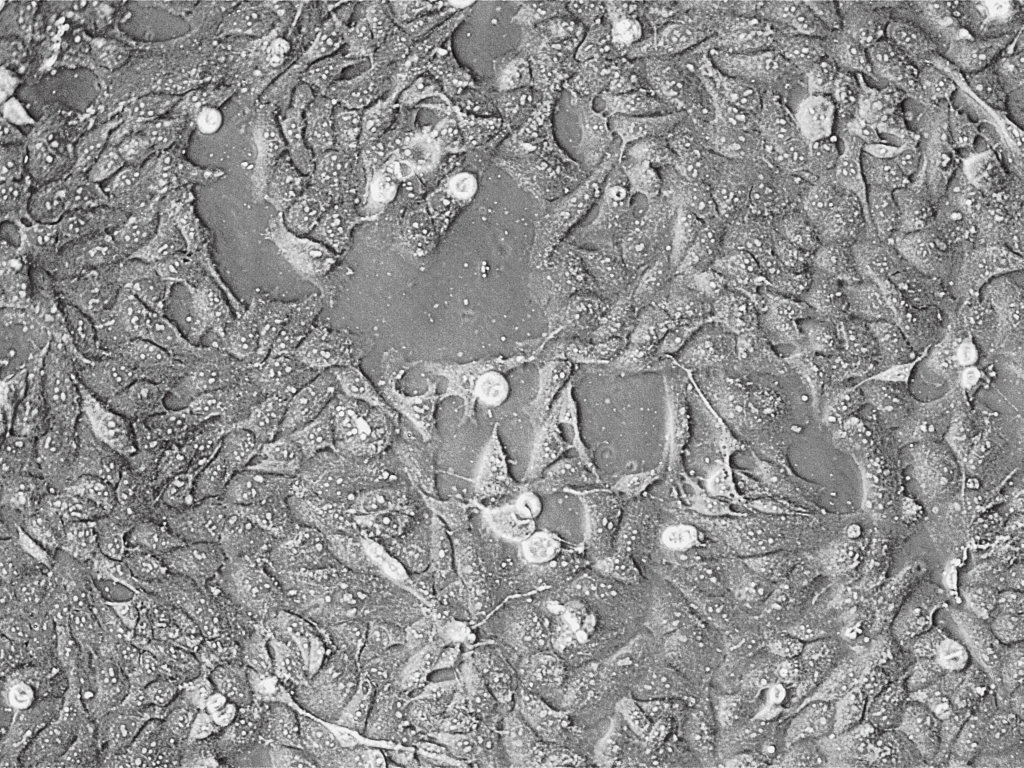
#> input picture data/kelly_auranofin/01) Kelly ctrl 2h.jpg, 2048 x 1536 px (shown at 1/2 size)
$ python -i 45hybrid_segmentation.py   (imports and definitions only)   (older library calls are emulated)
#> lines starting #> are read from the running program, lines starting #| are printed output that depends on the picture; after the words box and inside, x2 and y2 are one past the last pixel; in counts of white or black regions, pixels touching at a corner belong together
#!/usr/bin/env python3
"""
45hybrid_segmentation.py - Гибрид: берет лучшее из предыдущих версий
"""

import numpy as np
import cv2
from pathlib import Path
import pandas as pd
from tqdm import tqdm
import matplotlib.pyplot as plt
import warnings

# [1 line not run here, left out]


# [12 lines left out: function hybrid_preprocess, not called in this run]


def hybrid_segmentation(gray):
    """3 метода параллельно → выбираем лучший"""
    methods = []

    # Метод 1: Otsu (из первой версии)
    _, thresh1 = cv2.threshold(gray, 0, 255, cv2.THRESH_BINARY_INV + cv2.THRESH_OTSU)
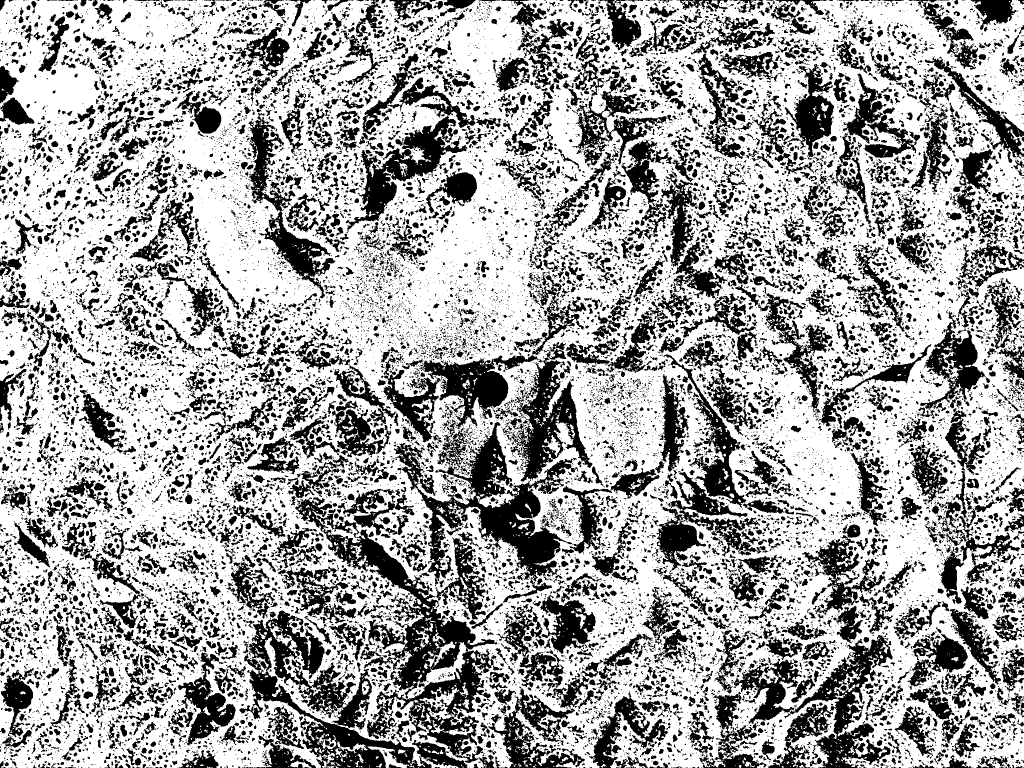
#> thresh1: shape (1536, 2048) (shown at 1/2 size); 65.2% white; 20323 black regions (15834 under 20 px), largest, box (x1, y1, x2, y2) and area: (590, 974, 1006, 1526) 46581, (787, 844, 1157, 1205) 35928, (479, 1220, 935, 1536) 34725
    kernel = cv2.getStructuringElement(cv2.MORPH_ELLIPSE, (7, 7))
    opened1 = cv2.morphologyEx(thresh1, cv2.MORPH_OPEN, kernel, iterations=1)
#> opened1: shape (1536, 2048); 48.4% white; 1793 white regions, largest, box (x1, y1, x2, y2) and area: (0, 0, 679, 1536) 428664, (1188, 0, 2048, 1409) 234652, (758, 250, 1097, 730) 78158
    methods.append(opened1)

    # Метод 2: Adaptive threshold
    thresh2 = cv2.adaptiveThreshold(gray, 255, cv2.ADAPTIVE_THRESH_GAUSSIAN_C,
                                    cv2.THRESH_BINARY_INV, 41, 15)
#> thresh2: shape (1536, 2048); 31% white; 29101 white regions (23355 under 20 px), largest, box (x1, y1, x2, y2) and area: (559, 940, 863, 1162) 6035, (534, 759, 763, 899) 5204, (1918, 51, 2048, 262) 4407
    methods.append(thresh2)

    # Метод 3: Local variance (phase contrast специфика)
    kernel_size = 15
    local_var = cv2.Laplacian(gray, cv2.CV_64F)
    local_var = np.uint8(np.absolute(local_var))
    _, thresh3 = cv2.threshold(local_var, 20, 255, cv2.THRESH_BINARY)
#> thresh3: shape (1536, 2048); 56.5% white; black in thin lines or dots
    methods.append(thresh3)

    # Объединяем все методы
    combined = np.zeros_like(gray)
    for method in methods:
        combined = cv2.bitwise_or(combined, method)
#> this loop made 3 passes

    # Мягкая морфология
    kernel = cv2.getStructuringElement(cv2.MORPH_ELLIPSE, (5, 5))
    cleaned = cv2.morphologyEx(combined, cv2.MORPH_OPEN, kernel, iterations=1)
#> cleaned: shape (1536, 2048); 61.7% white; 5349 black regions (4135 under 20 px), largest, box (x1, y1, x2, y2) and area: (389, 51, 1808, 1536) 574259, (1791, 113, 2048, 1207) 70736, (1136, 0, 1840, 483) 56866

    # Connected components (без Watershed - стабильнее)
    num_labels, labels = cv2.connectedComponents(cleaned)
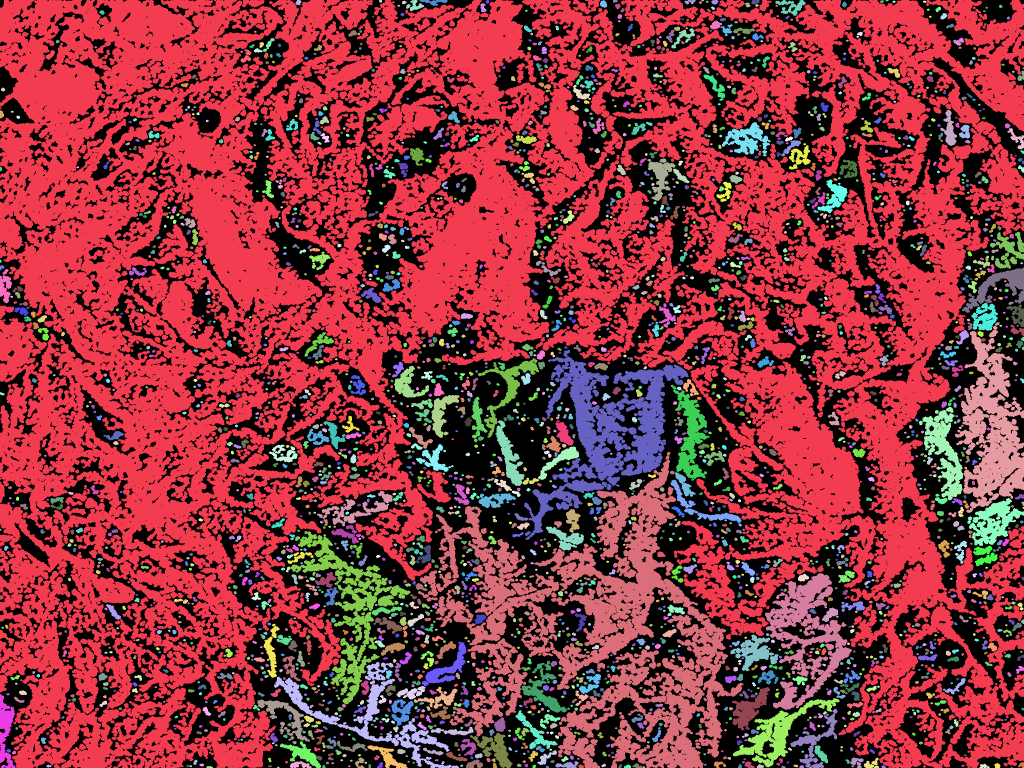
#> labels: shape (1536, 2048) int32 (shown at 1/2 size); 2383 distinct labels, from 0 to 2382; one colour per label, 0 black
#> num_labels = 2383

    # Фильтр размера (очень мягкий!)
    masks = np.zeros_like(labels, dtype=np.int32)
    for i in range(1, num_labels):
        component = (labels == i)
        area = np.sum(component)
        if 50 <= area <= 8000:  # Широкий диапазон!
            masks[component] = i
#> this loop made 2382 passes
#> area on passes 1 to 3: 1439344, 93, 29
#> pass 1, in hybrid_segmentation, `component = (labels == i)`:
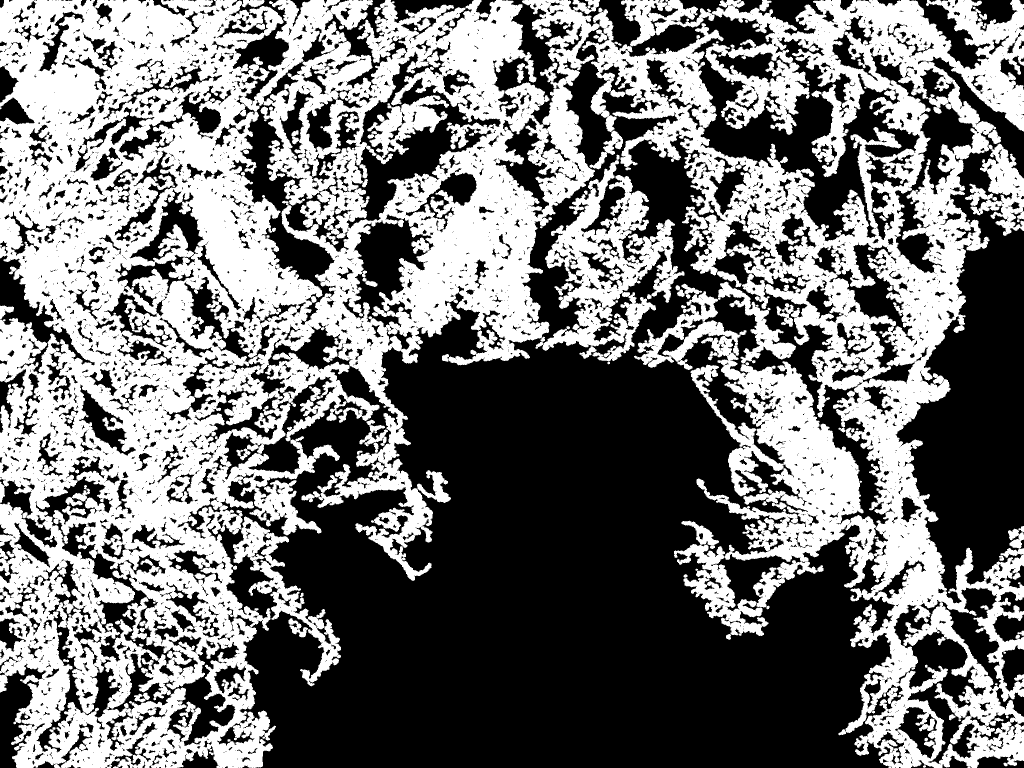
#> component: shape (1536, 2048) bool (shown at 1/2 size); 45.8% white; 1 white region, box (x1, y1, x2, y2) and area: (0, 0, 2048, 1536) 1439344
#> after the loop:
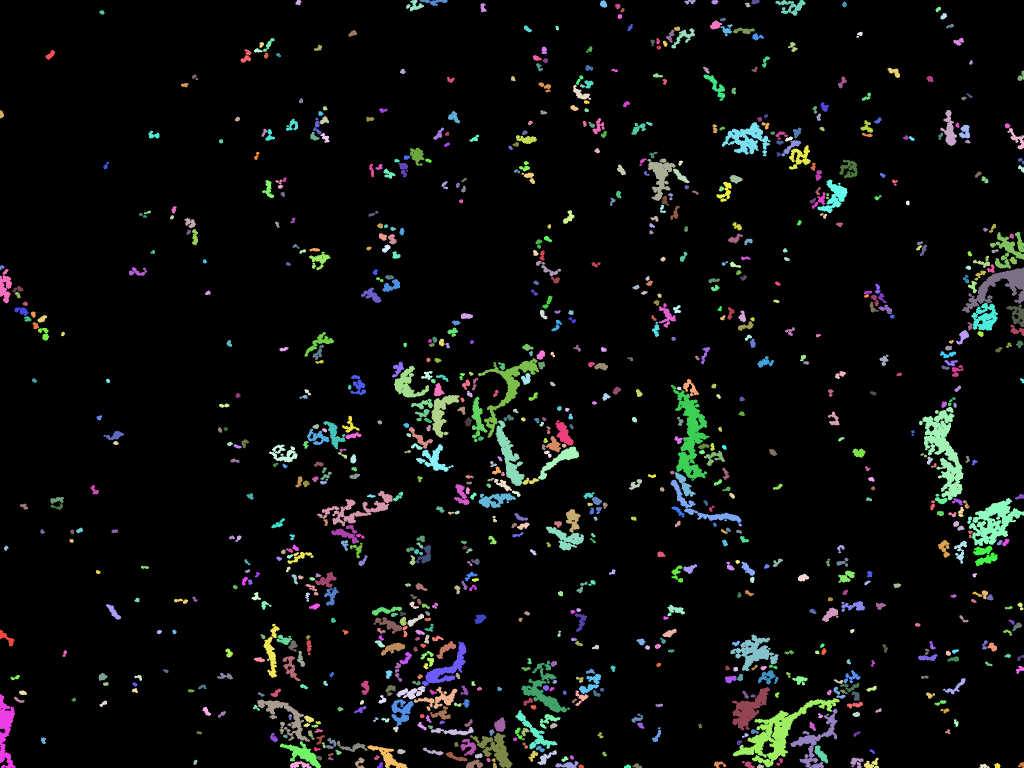
#> masks: shape (1536, 2048) int32 (shown at 1/2 size); 985 distinct labels, from 0 to 2368; one colour per label, 0 black

    n_cells = len(np.unique(masks)) - 1
#> n_cells = 984
    return masks, n_cells


# [83 lines left out: functions segment_and_save, main, not called in this run]


# [2 lines not run here, left out]

>>> import cv2
>>> picture = cv2.imread('../data/kelly_auranofin/01) Kelly ctrl 2h.jpg', cv2.IMREAD_GRAYSCALE)
>>> result = hybrid_segmentation(picture)

$ run again, on data/kelly_auranofin/05) Kelly ctrl 6h.jpg
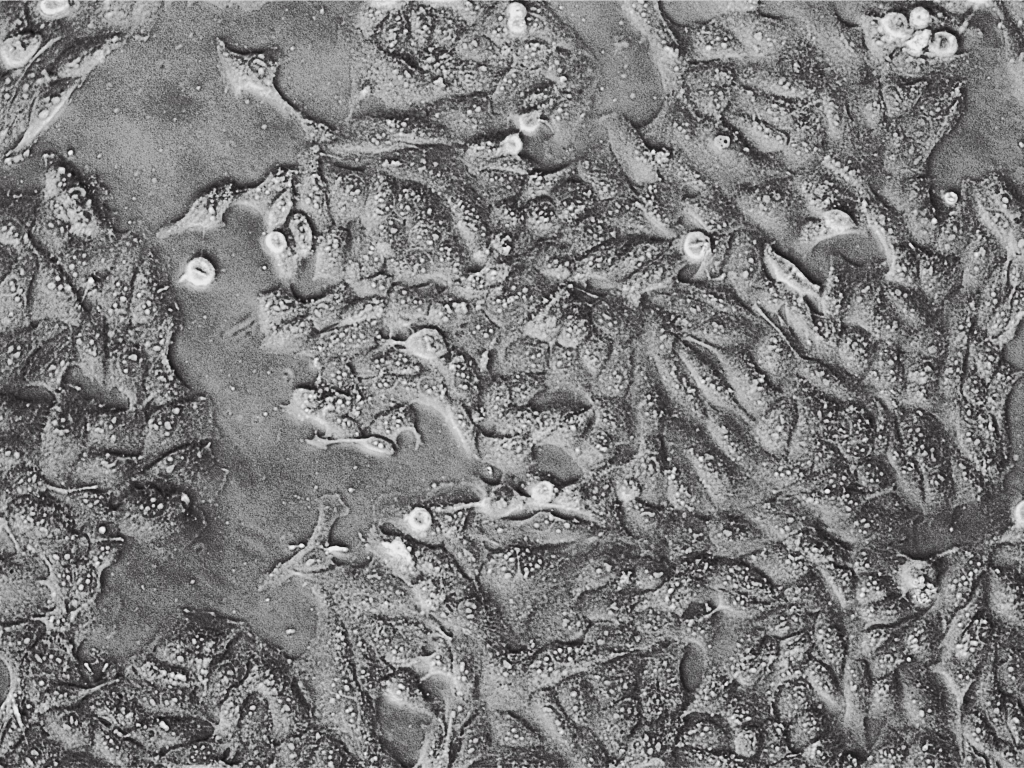
#> input picture data/kelly_auranofin/05) Kelly ctrl 6h.jpg, 2048 x 1536 px (shown at 1/2 size)
#> thresh1: shape (1536, 2048); 46.8% white; 12320 white regions (10586 under 20 px), largest, box (x1, y1, x2, y2) and area: (395, 0, 2048, 1536) 765031, (0, 257, 896, 1536) 363506, (0, 1, 261, 223) 19398
#> opened1: shape (1536, 2048); 28.4% white; 1944 white regions, largest, box (x1, y1, x2, y2) and area: (112, 521, 498, 1131) 52742, (1697, 747, 2048, 1186) 47778, (1718, 1128, 1923, 1536) 26014
#> thresh2: shape (1536, 2048); 32.4% white; 26999 white regions (21136 under 20 px), largest, box (x1, y1, x2, y2) and area: (1279, 1384, 1620, 1536) 10577, (739, 1, 934, 182) 7197, (1506, 1208, 1691, 1402) 6128
#> thresh3: shape (1536, 2048); 48.2% white in thin lines or dots
#> the loop in hybrid_segmentation, `for method in methods:` made 3 passes
#> cleaned: shape (1536, 2048); 41.1% white; 4262 white regions (957 under 20 px), largest, box (x1, y1, x2, y2) and area: (1587, 681, 2048, 1536) 146626, (0, 464, 515, 1132) 92523, (0, 1221, 500, 1536) 56457
#> in hybrid_segmentation, `num_labels, labels = cv2.connectedComponents(cleaned)`:
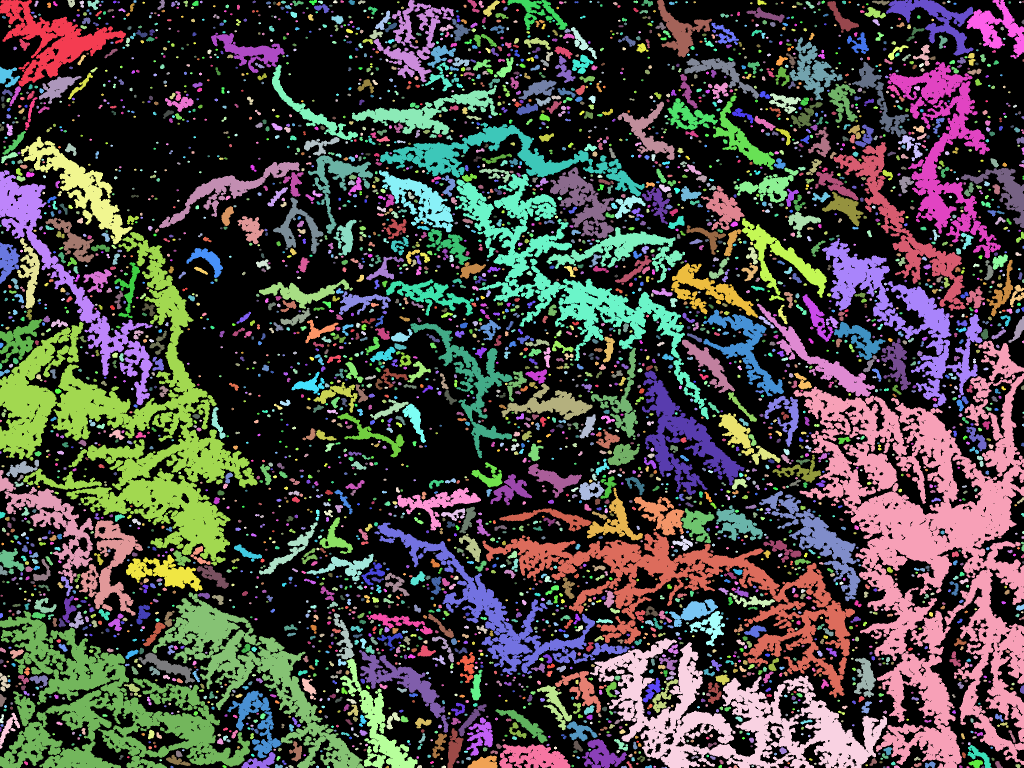
#> labels: shape (1536, 2048) int32 (shown at 1/2 size); 4263 distinct labels, from 0 to 4262; one colour per label, 0 black
#> num_labels = 4263
#> the loop in hybrid_segmentation, `for i in range(1, num_labels):` made 4262 passes
#> area on passes 1 to 3: 14478, 64, 164
#> after the loop in hybrid_segmentation, `for i in range(1, num_labels):`:
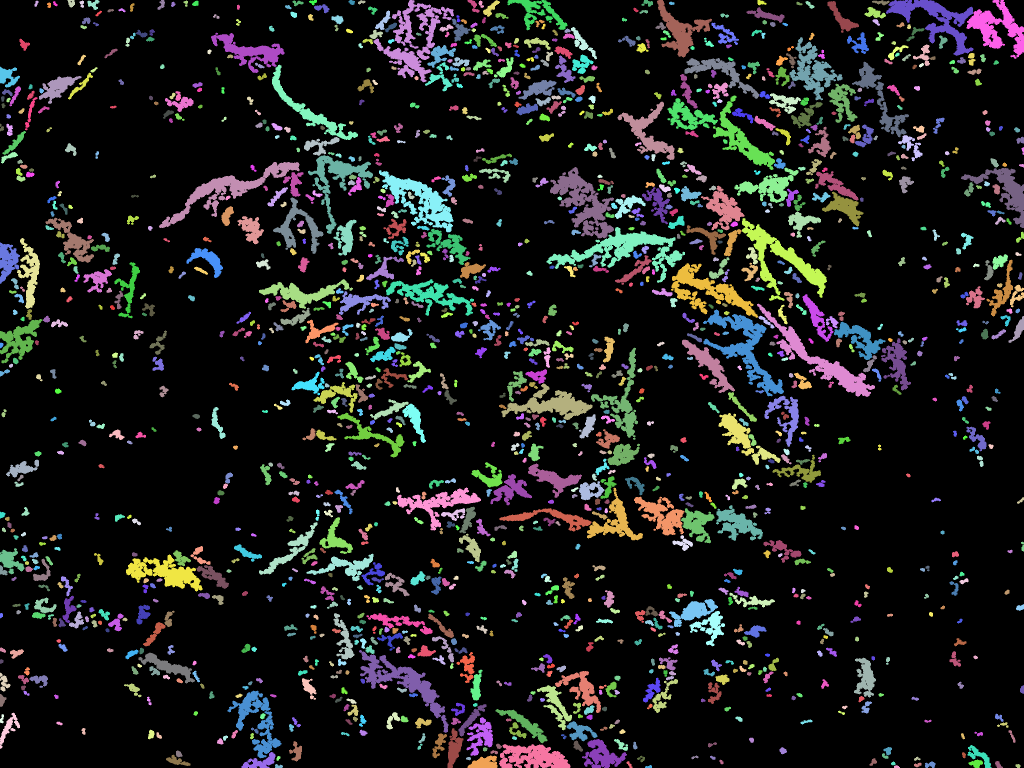
#> masks: shape (1536, 2048) int32 (shown at 1/2 size); 1642 distinct labels, from 0 to 4251; one colour per label, 0 black
#> n_cells = 1641
